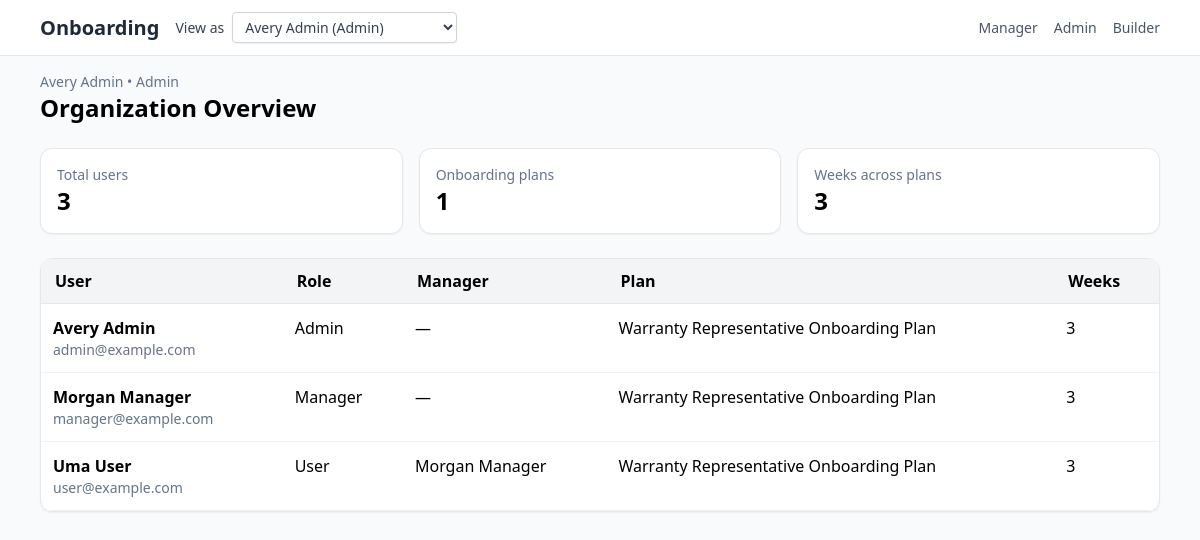
Before: /admin/overview with the older database file.
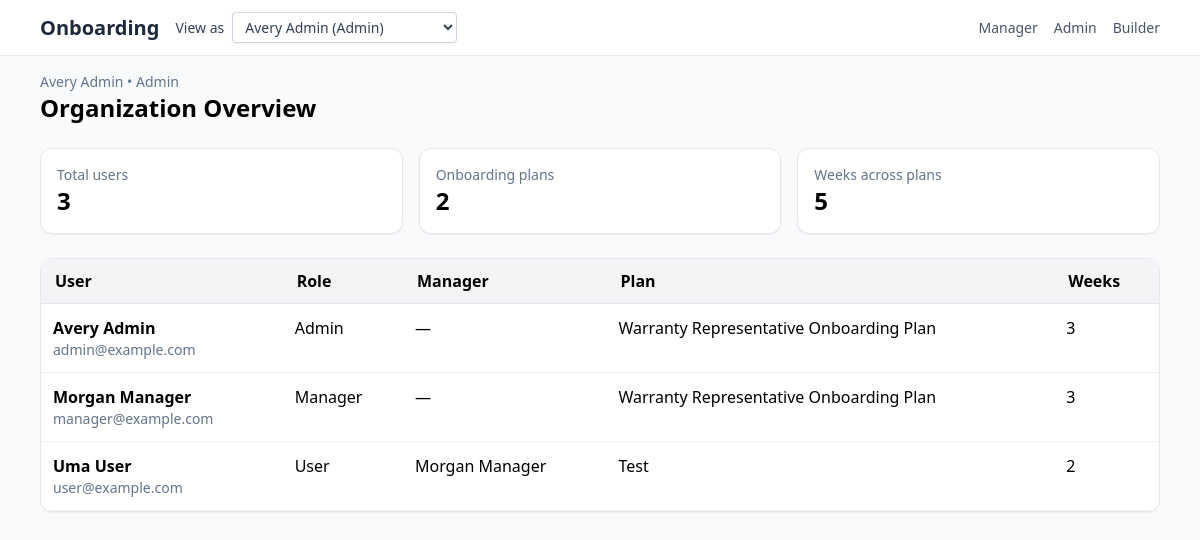
After: the same page with the newer database file.
### Onboarding/models.py (models this page shows, shortened)
class User(db.Model):
    __tablename__ = "users"
    id = db.Column(db.Integer, primary_key=True)
    email = db.Column(db.String(255), unique=True, nullable=False)
    full_name = db.Column(db.String(255), nullable=False)
    role = db.Column(db.String(32), nullable=False, default=RoleEnum.USER.value)
    onboarding_plan_id = db.Column(
        db.Integer, db.ForeignKey("onboarding_plans.id"), nullable=True
    )
    onboarding_plan = db.relationship("OnboardingPlan", back_populates="users")
    manager_id = db.Column(db.Integer, db.ForeignKey("users.id"), nullable=True)
    manager = db.relationship(
        "User",
        remote_side="User.id",
        back_populates="direct_reports",
        lazy="joined",
    )
    direct_reports = db.relationship(
        "User",
        back_populates="manager",
        lazy="selectin",
        cascade="all",
    )

class OnboardingPlan(db.Model):
    __tablename__ = "onboarding_plans"
    id = db.Column(db.Integer, primary_key=True)
    name = db.Column(db.String(255), nullable=False, default="Onboarding Plan")
    description = db.Column(db.Text, nullable=True)
    weeks = db.relationship(
        "Week",
        back_populates="onboarding_plan",
        lazy="selectin",
        cascade="all, delete-orphan",
    )
    users = db.relationship(
        "User",
        back_populates="onboarding_plan",
        lazy="selectin",
    )

### app.py (the view)
@app.get("/admin/overview")
def admin_overview():
    admin = current_user()
    require_role(admin, {RoleEnum.ADMIN.value})
    users = (
        User.query.options(
            selectinload(User.onboarding_plan).selectinload(OnboardingPlan.weeks),
            selectinload(User.manager),
        )
        .order_by(User.full_name.asc())
        .all()
    )
    plans = (
        OnboardingPlan.query.options(selectinload(OnboardingPlan.weeks))
        .order_by(OnboardingPlan.name.asc())
        .all()
    )
    return render_template(
        "admin_overview.html",
        admin=admin,
        users=users,
        plans=plans,
    )

### app.py (called while the page is built)
def current_user() -> User:
    email = request.headers.get("X-User-Email") or request.args.get("as_user")
    query = User.query.options(selectinload(User.onboarding_plan))
    if email:
        user = query.filter_by(email=email).first()
        if not user:
            abort(404, description="User not found")
        return user
    user = query.order_by(User.id.asc()).first()
    if not user:
        abort(404, description="No users available")
    return user

def require_role(user: User, allowed_roles: set[str]):
    if user.role not in allowed_roles:
        abort(403)

@app.context_processor
def inject_build_ts():
    return {"build_ts": int(time.time())}

@app.context_processor
def inject_user_switcher():
    users = User.query.order_by(User.role.asc(), User.full_name.asc()).all()
    active_user = None
    try:
        active_user = current_user()
    except Exception:
        active_user = None
    return {
        "switchable_users": users,
        "nav_current_user": active_user,
    }

### templates/admin_overview.html
{% extends "base.html" %}
{% block content %}
<div class="flex items-center justify-between mb-6">
  <div>
    <p class="text-sm text-slate-500">{{ admin.full_name }} • Admin</p>
    <h1 class="text-2xl font-bold">Organization Overview</h1>
  </div>
</div>
<div class="grid md:grid-cols-3 gap-4 mb-6">
  <div class="bg-white border rounded-xl p-4 shadow-sm">
    <p class="text-sm text-slate-500">Total users</p>
    <p class="text-2xl font-semibold">{{ users|length }}</p>
  </div>
  <div class="bg-white border rounded-xl p-4 shadow-sm">
    <p class="text-sm text-slate-500">Onboarding plans</p>
    <p class="text-2xl font-semibold">{{ plans|length }}</p>
  </div>
  <div class="bg-white border rounded-xl p-4 shadow-sm">
    <p class="text-sm text-slate-500">Weeks across plans</p>
    <p class="text-2xl font-semibold">{{ plans|map(attribute='weeks')|map('length')|sum }}</p>
  </div>
</div>
<div class="bg-white border rounded-xl shadow-sm">
  <table class="table">
    <thead>
      <tr>
        <th>User</th>
        <th>Role</th>
        <th>Manager</th>
        <th>Plan</th>
        <th>Weeks</th>
      </tr>
    </thead>
    <tbody>
      {% for user in users %}
        <tr>
          <td>
            <div class="font-semibold">{{ user.full_name }}</div>
            <div class="text-sm text-slate-500">{{ user.email }}</div>
          </td>
          <td class="align-top">{{ user.role|capitalize }}</td>
          <td class="align-top">{{ user.manager.full_name if user.manager else '—' }}</td>
          <td class="align-top">{{ user.onboarding_plan.name if user.onboarding_plan else '—' }}</td>
          <td class="align-top">{{ user.onboarding_plan.weeks|length if user.onboarding_plan else 0 }}</td>
        </tr>
      {% endfor %}
    </tbody>
  </table>
</div>
{% endblock %}

Changed rows visible on the page:
changed User "Uma User": onboarding_plan "Warranty Representative Onboarding Plan" → "Test"; onboarding_plan.weeks|length "3" → "2"
Other visible differences:
{{ plans|length }}: "1" → "2"
{{ plans|map(attribute='weeks')|map('length')|sum }}: "3" → "5"
